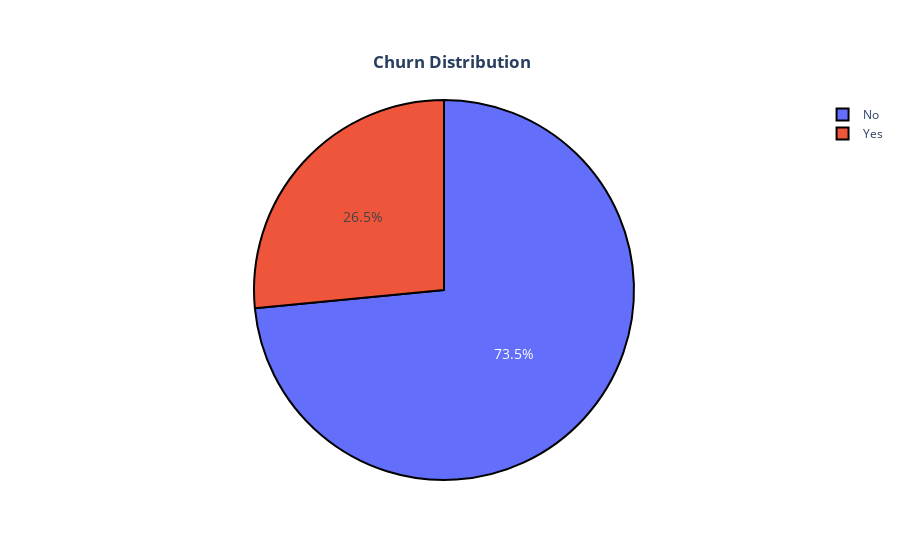

Notebook code cell kept with this figure:
### Code cell
helper_features.pie_plot(dataset["Churn"].value_counts(), plot_title="<b> Churn Distribution<b>")

### Figure 1 — Plotly figure (JSON) as saved in the notebook; plotly's stock layout.template omitted (floating-point values rounded to 4 significant figures)
{"data": [{"labels": ["No", "Yes"], "marker": {"line": {"color": "#000000", "width": 2}}, "textfont": {"size": 14}, "type": "pie", "values": [5174, 1869]}], "layout": {"autosize": false, "title": {"text": "<b> Churn Distribution<b>", "x": 0.5, "xanchor": "center", "y": 0.9, "yanchor": "top"}, "yaxis": {"automargin": true}}}
